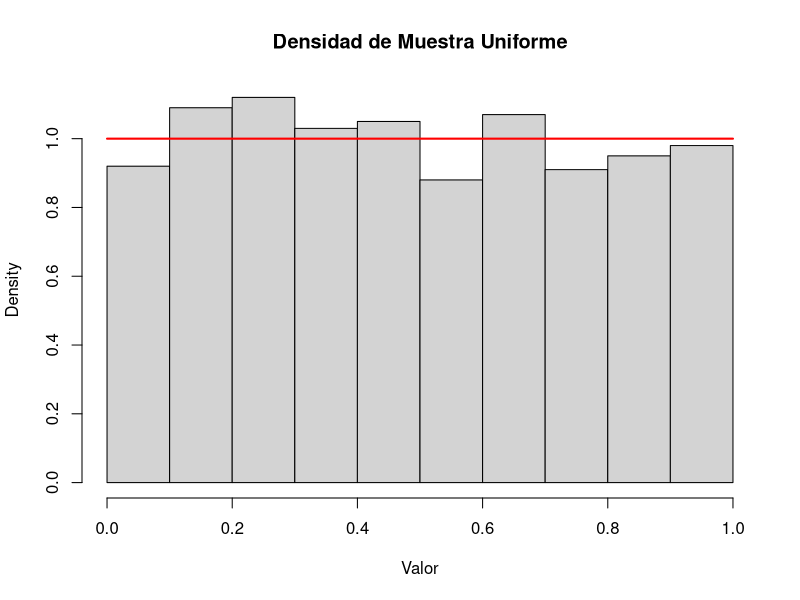
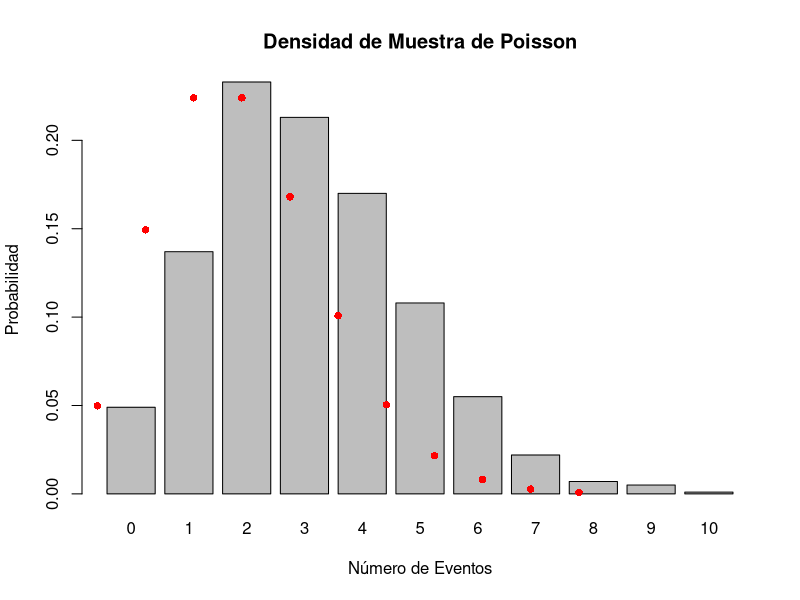
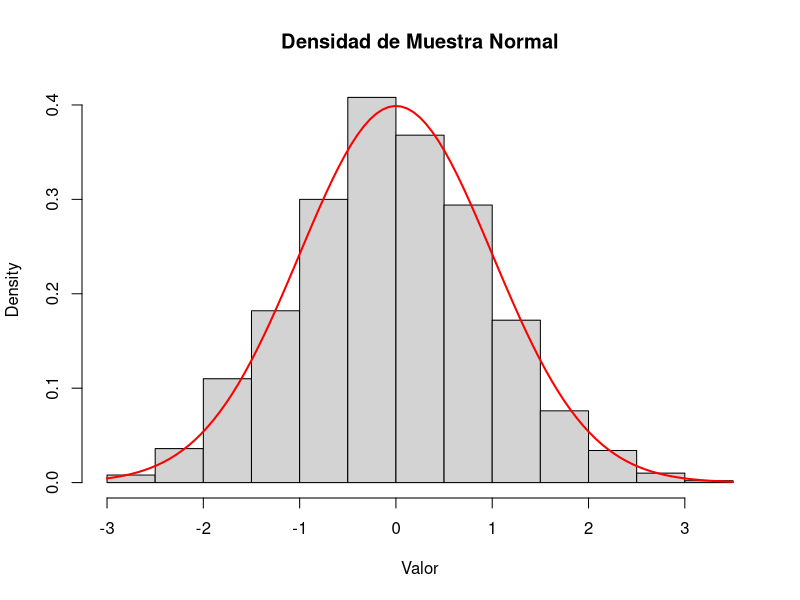
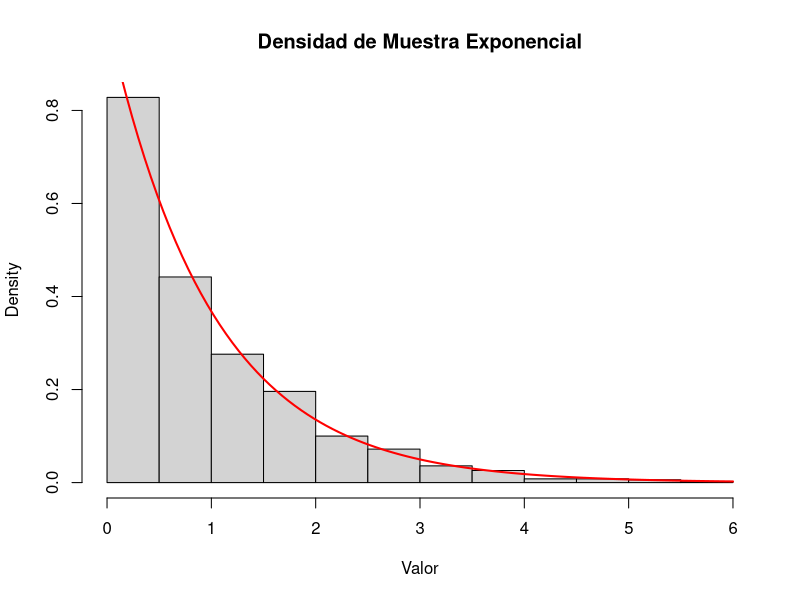
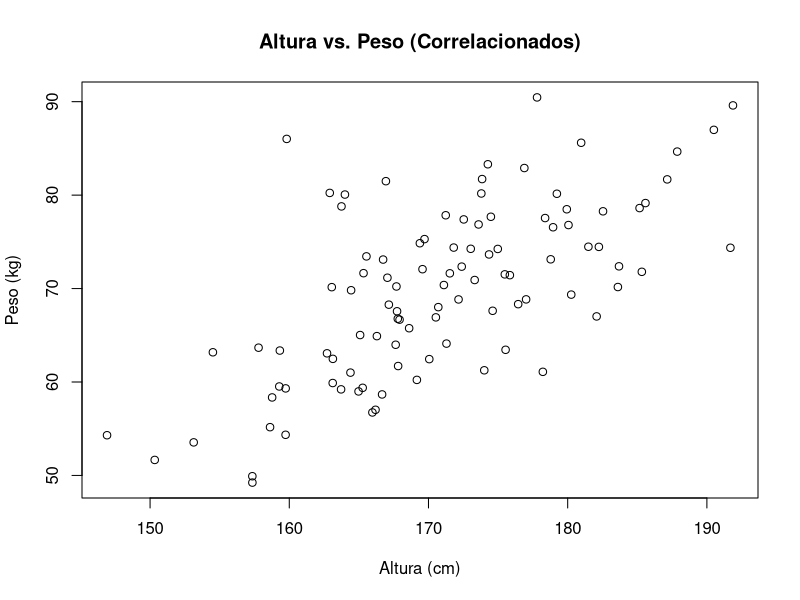
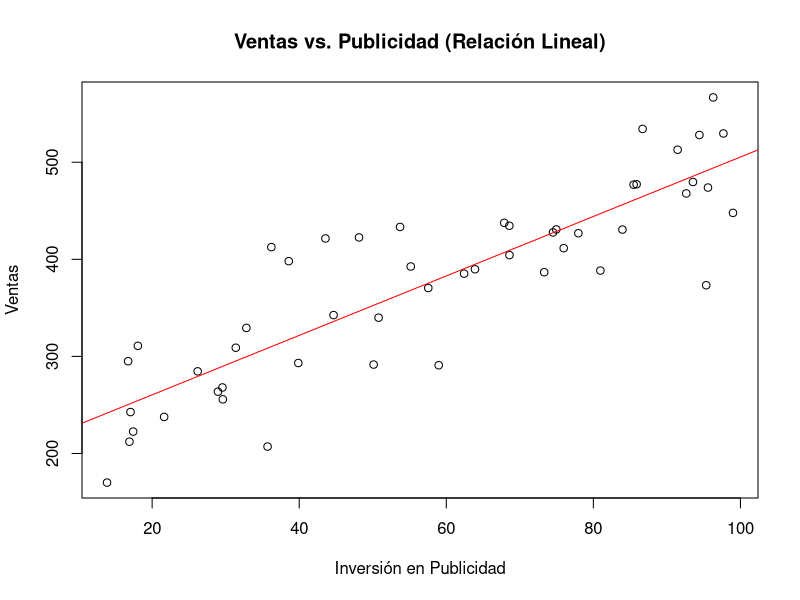
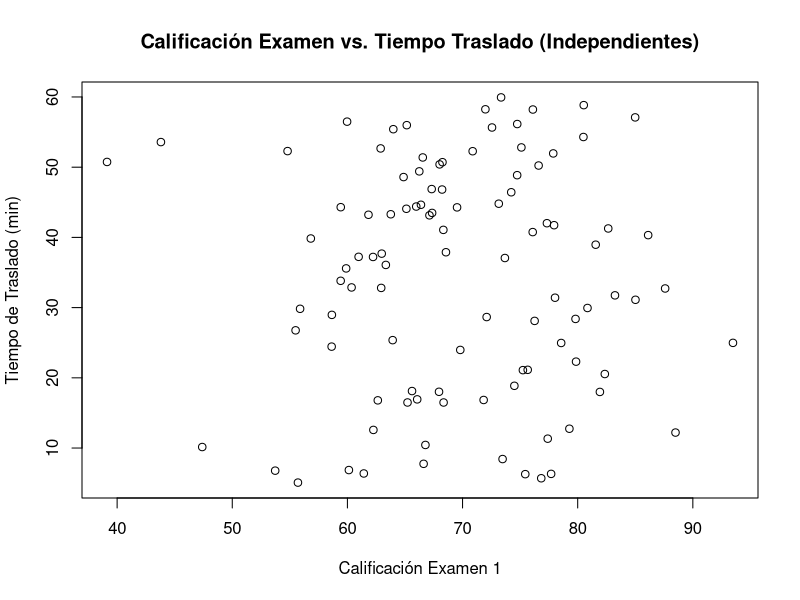
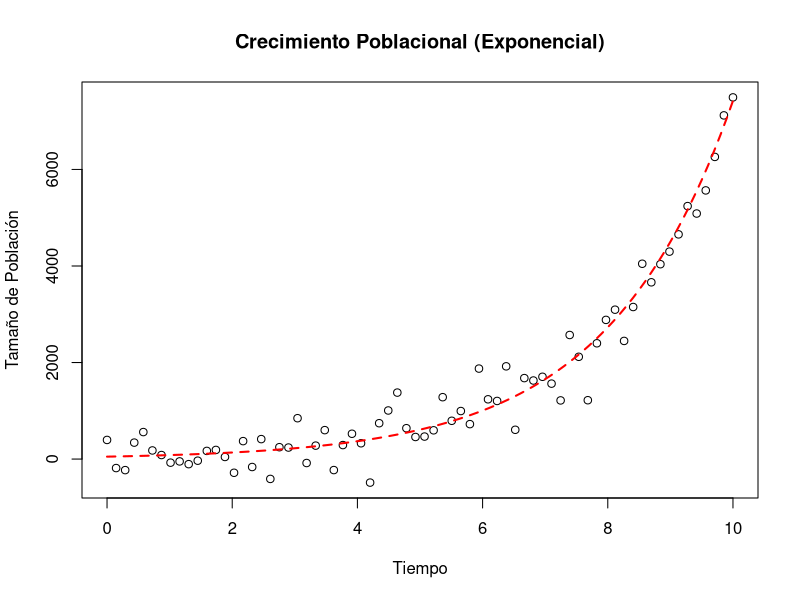

Here is the R script that generated these plots, in order: (Note: this script raises an error after producing the figures.)
## ---- chunk 1
# Generar 5 números uniformes entre 0 y 1
runif(5)

# Generar 10 números uniformes entre 10 y 20
runif(10, min = 10, max = 20)

# Visualizar la densidad de una muestra uniforme
hist(runif(1000, min = 0, max = 1), freq = FALSE,
     main = "Densidad de Muestra Uniforme", xlab = "Valor")
curve(dunif(x, min = 0, max = 1), add = TRUE, col = "red", lwd = 2)

## ---- chunk 2
# Simular el número de llamadas recibidas en una hora, si el promedio es 5 llamadas/hora
rpois(n = 1, lambda = 5)

# Simular el número de defectos por metro de tela, si el promedio es 0.2 defectos/metro
rpois(n = 10, lambda = 0.2)

# Visualizar la densidad de una muestra de Poisson
sim_poisson <- rpois(n = 1000, lambda = 3)
barplot(table(sim_poisson) / length(sim_poisson),
        main = "Densidad de Muestra de Poisson", xlab = "Número de Eventos", ylab = "Probabilidad")
points(x = 0:max(sim_poisson), y = dpois(0:max(sim_poisson), lambda = 3), col = "red", pch = 16)

## ---- chunk 3
# Simular la altura de 10 personas, con media 170 cm y desviación estándar 5 cm
rnorm(n = 10, mean = 170, sd = 5)

# Generar 1000 valores de una distribución normal estándar y visualizar su densidad
hist(rnorm(1000, mean = 0, sd = 1), freq = FALSE,
     main = "Densidad de Muestra Normal", xlab = "Valor")
curve(dnorm(x, mean = 0, sd = 1), add = TRUE, col = "red", lwd = 2)

## ---- chunk 4
# Simular el tiempo de espera hasta la siguiente llegada de un cliente, si la tasa es 0.5 llegadas/minuto
rexp(n = 1, rate = 0.5)

# Generar 20 tiempos de falla de un componente con una tasa de 0.1 fallas/hora
rexp(n = 20, rate = 0.1)

# Visualizar la densidad de una muestra exponencial
hist(rexp(1000, rate = 1), freq = FALSE,
     main = "Densidad de Muestra Exponencial", xlab = "Valor")
curve(dexp(x, rate = 1), add = TRUE, col = "red", lwd = 2)

## ---- chunk 5
# Sin set.seed(), cada ejecución dará números diferentes
rnorm(3)
rnorm(3)

# Con set.seed(), siempre obtendrás los mismos números
set.seed(42)
rnorm(3) # La primera ejecución con esta semilla
set.seed(42)
rnorm(3) # La segunda ejecución con la misma semilla da los mismos resultados
## ---- chunk 6
set.seed(123) # Para reproducibilidad
n <- 100     # Cantidad de puntos
rho <- 0.7   # Correlación deseada

# Generar variables normales independientes
z1 <- rnorm(n)
z2 <- rnorm(n)

# Transformar para crear correlación (ej. altura y peso)
altura <- 170 + 10 * z1
peso <- 70 + 10 * (rho * z1 + sqrt(1 - rho^2) * z2)

# Ver datos y correlación
datos_simulados <- data.frame(Altura = altura, Peso = peso)
print(head(datos_simulados))
print(cor(datos_simulados$Altura, datos_simulados$Peso))

# Visualizar la relación
plot(datos_simulados$Altura, datos_simulados$Peso,
     main = "Altura vs. Peso (Correlacionados)",
     xlab = "Altura (cm)", ylab = "Peso (kg)")

## ---- chunk 7
set.seed(456) # Para reproducibilidad
n <- 50      # Cantidad de puntos

# Variable independiente (ej. publicidad)
publicidad <- runif(n, min = 10, max = 100)

# Variable dependiente (ej. ventas = 200 + 3*publicidad + ruido)
ventas <- 200 + 3 * publicidad + rnorm(n, mean = 0, sd = 50)

# Ver datos
datos_simulados_reg <- data.frame(Publicidad = publicidad, Ventas = ventas)
print(head(datos_simulados_reg))

# Visualizar la relación
plot(datos_simulados_reg$Publicidad, datos_simulados_reg$Ventas,
     main = "Ventas vs. Publicidad (Relación Lineal)",
     xlab = "Inversión en Publicidad", ylab = "Ventas")
abline(lm(Ventas ~ Publicidad, data = datos_simulados_reg), col = "red")

## ---- chunk 8
set.seed(789) # Para reproducibilidad
n <- 100     # Cantidad de puntos

# Variable 1 (ej. examen 1)
examen_1 <- rnorm(n, mean = 70, sd = 10)

# Variable 2 (ej. tiempo de traslado)
tiempo_traslado <- runif(n, min = 5, max = 60)

# Ver datos y correlación (cercana a cero)
datos_independientes <- data.frame(Examen1 = examen_1, TiempoTraslado = tiempo_traslado)
print(head(datos_independientes))
print(cor(datos_independientes$Examen1, datos_independientes$TiempoTraslado))

# Visualizar la ausencia de relación
plot(datos_independientes$Examen1, datos_independientes$TiempoTraslado,
     main = "Calificación Examen vs. Tiempo Traslado (Independientes)",
     xlab = "Calificación Examen 1", ylab = "Tiempo de Traslado (min)")

## ---- chunk 9
set.seed(1011) # Para reproducibilidad
n <- 70      # Cantidad de puntos

# Variable independiente (ej. tiempo)
tiempo <- seq(0, 10, length.out = n)

# Variable dependiente: crecimiento exponencial con ruido
poblacion <- 50 * exp(0.5 * tiempo) + rnorm(n, mean = 0, sd = 400)

# Ver datos
datos_exponenciales <- data.frame(Tiempo = tiempo, Poblacion = poblacion)
print(head(datos_exponenciales))

# Visualizar la relación exponencial
plot(datos_exponenciales$Tiempo, datos_exponenciales$Poblacion,
     main = "Crecimiento Poblacional (Exponencial)",
     xlab = "Tiempo", ylab = "Tamaño de Población")
curve(50 * exp(0.5 * x), add = TRUE, col = "red", lwd = 2, lty = 2) # Curva teórica

## ---- chunk 10
set.seed(101) # Para reproducibilidad

# Definir los posibles estados del clima
estados <- c("Soleado", "Lluvioso")

# Matriz de probabilidades de transición
# P(Soleado -> Soleado) = 0.8, P(Soleado -> Lluvioso) = 0.2
# P(Lluvioso -> Soleado) = 0.3, P(Lluvioso -> Lluvioso) = 0.7
matriz_transicion <- matrix(c(0.8, 0.2,  # Desde "Soleado"
                              0.3, 0.7), # Desde "Lluvioso"
                            nrow = 2, byrow = TRUE,
                            dimnames = list(estados, estados))

n_dias <- 30 # Simular 30 días
estado_actual <- "Soleado" # Empezamos con un día soleado
secuencia_clima <- character(n_dias)
secuencia_clima[1] <- estado_actual

# Simular la cadena de Markov día a día
for (i in 2:n_dias) {
  # Obtener las probabilidades de transición desde el estado actual
  prob_siguientes <- matriz_transicion[estado_actual, ]
  
  # Muestrear el siguiente estado basado en esas probabilidades
  estado_actual <- sample(estados, size = 1, prob = prob_siguientes)
  secuencia_clima[i] <- estado_actual
}

print("Secuencia de Clima Simulada:")
print(secuencia_clima)

# Frecuencia de estados en la simulación
print("Frecuencia de estados:")
print(table(secuencia_clima))

## ---- chunk 11
set.seed(202) # Para reproducibilidad

# Definir las secciones de la tienda
secciones <- c("Entrada", "Ropa", "Comida", "Salida")

# Matriz de probabilidades de transición
# Ejemplo:
# De Entrada: 50% Ropa, 30% Comida, 20% Salida
# De Ropa: 10% Entrada, 40% Ropa, 30% Comida, 20% Salida
# De Comida: 0% Entrada, 20% Ropa, 50% Comida, 30% Salida
# De Salida: 100% Salida (estado absorbente)
matriz_tienda <- matrix(c(0.0, 0.5, 0.3, 0.2, # Desde Entrada
                          0.1, 0.4, 0.3, 0.2, # Desde Ropa
                          0.0, 0.2, 0.5, 0.3, # Desde Comida
                          0.0, 0.0, 0.0, 1.0), # Desde Salida
                        nrow = 4, byrow = TRUE,
                        dimnames = list(secciones, secciones))

n_pasos_max <- 15 # Simular hasta 15 movimientos
trayectoria_cliente <- character(n_pasos_max)
estado_actual <- "Entrada" # El cliente siempre empieza en la Entrada
trayectoria_cliente[1] <- estado_actual

# Simular la trayectoria
for (i in 2:n_pasos_max) {
  if (estado_actual == "Salida") { # Si ya salió, se queda en "Salida"
    trayectoria_cliente[i] <- "Salida"
    next
  }
  
  prob_siguientes <- matriz_tienda[estado_actual, ]
  estado_actual <- sample(secciones, size = 1, prob = prob_siguientes)
  trayectoria_cliente[i] <- estado_actual
}

print("Trayectoria del Cliente Simulada:")
print(trayectoria_cliente)

# Contar cuántas veces estuvo en cada sección
print("Visitas por sección:")
print(table(trayectoria_cliente))

## ---- chunk 12
# función de densidad bimodal
f_x <- function(x) {
  0.4 * dnorm(x, mean = 2, sd = 0.5) + 0.6 * dnorm(x, mean = 5, sd = 1)
}

#  la curva de densidad
curve(f_x(x), from = -1, to = 8,
      main = "Densidad Bimodal",
      xlab = "x", ylab = "f(x)",
      col = "blue", lwd = 2)

## ---- chunk 13
set.seed(1233) # Para reproducibilidad

# 1. Densidad objetivo (la que queremos muestrear: bimodal)
target_density <- function(x) {
  0.4 * dnorm(x, mean = 2, sd = 0.5) + 0.6 * dnorm(x, mean = 5, sd = 1)
}

# 2. Densidad propuesta (una normal simple que la "envuelve")
proposal_density <- function(x) {
  dnorm(x, mean = 3.5, sd = 2)
}

# 3. Encontrar M (constante para escalar la propuesta)
x_range <- seq(-2, 8, length.out = 1000)
M <- max(target_density(x_range) / proposal_density(x_range))
cat("Valor de M:", M, "\n") # M debe ser > 1

# 4. Generar muestras por Aceptación-Rechazo
n_muestras_deseadas <- 5000
muestras_aceptadas <- numeric(n_muestras_deseadas)
conteo_aceptadas <- 0
conteo_propuestas <- 0

while (conteo_aceptadas < n_muestras_deseadas) {
  propuesta_x <- rnorm(1, mean = 3.5, sd = 2) # Generar de la propuesta
  u <- runif(1) # Valor para decisión

  # Aceptar si la propuesta está "debajo" de la densidad objetivo ajustada
  if (proposal_density(propuesta_x) > 0 && u < (target_density(propuesta_x) / (M * proposal_density(propuesta_x)))) {
    conteo_aceptadas <- conteo_aceptadas + 1
    muestras_aceptadas[conteo_aceptadas] <- propuesta_x
  }
  conteo_propuestas <- conteo_propuestas + 1 # Contar todas las propuestas
}

cat("Propuestas generadas:", conteo_propuestas, "\n")
cat("Eficiencia:", n_muestras_deseadas / conteo_propuestas, "\n")

# 5. Visualizar resultados
hist(muestras_aceptadas, breaks = 50, freq = FALSE,
     main = "Muestras Bimodales por Aceptación-Rechazo",
     xlab = "Valor de X", ylab = "Densidad", col = "lightblue",
     ylim = c(0,0.43))

# Añadir curvas para comparación
curve(target_density(x), add = TRUE, col = "red", lwd = 2) # Objetivo
curve(M * proposal_density(x), add = TRUE, col = "darkgreen", lty = 2, lwd = 2) # Propuesta escalada

legend("topright", legend = c("Densidad Objetivo", "Densidad Estimada"),
       col = c("red", "darkgreen"), lty = c(1, 2), lwd = 2)

## ---- chunk 14
# Cargar paquete
library(boot)

# 1. Muestra original de ejemplo
set.seed(123)
original_sample <- rnorm(n = 30, mean = 50, sd = 10) # 30 tiempos de respuesta

# Media de la muestra original
observada_media <- mean(original_sample)


# 2. Función del estadístico (la media)
calcular_media <- function(data, indices) {
  return(mean(data[indices]))
}

# 3. Realizar Bootstrapping (10,000 réplicas)
set.seed(456)
boot_results <- boot(data = original_sample, statistic = calcular_media, R = 10000)

# 4. Estudiar la Distribución del Promedio e Inferencias
# Visualizar distribución de medias bootstrap
hist(boot_results$t, breaks = 50, main = "Distribución de Medias Bootstrap",
     xlab = "Medias Bootstrap", col = "lightgreen", border = "white")
abline(v = observada_media, col = "red", lty = 2, lwd = 2) # Media original

## ---- chunk 15

# Estimar Error Estándar de la Media
estimated_se <- sd(boot_results$t)
cat("Error Estándar (Bootstrapping):", estimated_se, "\n")

# Calcular Intervalos de Confianza (percentil y BCa)
boot_ci_perc <- boot.ci(boot_results, type = "perc")
boot_ci_bca <- boot.ci(boot_results, type = "bca")

cat("\nIC 95% (Percentil):\n")
print(boot_ci_perc)
cat("\nIC 95% (BCa):\n")
print(boot_ci_bca)

## ---- chunk 16
# Cargar paquetes
suppressPackageStartupMessages({library(pROC) ; library(boot)})

# Datos de ejemplo 'aSAH' (predicción de enfermedad)
data(aSAH)

# Ajustar modelo logístico simple
modelo_logistico <- glm(outcome ~ s100b, data = aSAH, family = binomial)
aSAH$prob_predicha <- predict(modelo_logistico, type = "response")

# Función para calcular AUC (para bootstrapping)
calcular_auc <- function(data, indices) {
  d <- data[indices, ]
  if (length(unique(d$outcome)) < 2) return(NA) # Evitar errores si falta una clase
  roc_obj <- roc(response = d$outcome, predictor = d$prob_predicha, quiet = TRUE)
  return(auc(roc_obj))
}

# Realizar bootstrapping (2000 remuestreos)
set.seed(123) 
boot_results <- boot(data = aSAH, statistic = calcular_auc, R = 2000)
# Considerando lamisma predicción
# Mostrar resultados e intervalo de confianza BCa
print(boot_results)
boot_ci <- boot.ci(boot_results, type = "bca")
print(boot_ci)
## ---- chunk 17
# Cargar paquetes
suppressPackageStartupMessages({library(glmnet) ; library(caret) })

# Datos de ejemplo 'diabetes' (predicción de enfermedad)
data(diabetes, package = "lars")
X <- as.matrix(diabetes$x)
Y <- diabetes$y

# Configuración para validación cruzada (10-fold CV)
ctrl <- trainControl(method = "cv", number = 10)

# Entrenar modelo Lasso con CV para encontrar el mejor lambda
set.seed(456) # Para reproducibilidad
lasso_model_cv <- train(x = X, y = Y,
                        method = "glmnet",
                        trControl = ctrl,
                        tuneGrid = expand.grid(alpha = 1, # Lasso
                                               lambda = seq(0.01, 1, length = 100)))

# Mostrar resultados y mejor lambda/RMSE
print(lasso_model_cv)

## ---- chunk 18
cat("\nMejor lambda por CV:", lasso_model_cv$bestTune$lambda, "\n")
## ---- chunk 19
# Parámetros de simulación
n_sims <- 5000
tamano_muestra <- 100 
alfa <- 0.05         

# Parámetros de la distribución log-normal (H0: media = 100)
sdlog_val <- 0.8
meanlog_val <- log(100) - (sdlog_val^2 / 2)

# Simulación Monte Carlo
p_valores <- numeric(n_sims)
set.seed(789) 

for (i in 1:n_sims) {
  # Generar datos log-normales bajo H0
  datos_simulados <- rlnorm(n = tamano_muestra, meanlog = meanlog_val, sdlog = sdlog_val)
  
  # Realizar prueba t y guardar p-valor
  t_test_result <- t.test(datos_simulados, mu = 100)
  p_valores[i] <- t_test_result$p.value
}

# Calcular Tasa de Error Tipo I empírica
tasa_error_tipo_I <- sum(p_valores < alfa) / n_sims

cat("\nAlfa nominal:", alfa, "\n")
cat("Tasa de Error Tipo I empírica:", tasa_error_tipo_I, "\n", "Tamaño muestra,", tamano_muestra)
## ---- chunk 20
# Cargar paquete
suppressPackageStartupMessages(library(mice))

# Usar datos de ejemplo 'nhanes' con NA
data(nhanes)
# View(nhanes)

## ---- chunk 21
md.pattern(nhanes) # Patrón de faltantes
## ---- chunk 22
# Realizar imputación múltiple (5 datasets)
set.seed(42) 
imputed_data <- mice(nhanes, m = 5, method = "pmm", printFlag = FALSE)

imputed_dataset_1 <- complete(imputed_data, 1)
imputed_dataset_5 <- complete(imputed_data, 5)

#View(imputed_dataset_1)
#View(imputed_dataset_5)


## ---- chunk 23
# Ajustar modelo lineal en cada dataset imputado
model_fits <- with(imputed_data, lm(chl ~ bmi + hyp))

# Combinar los resultados de los 5  modelos
modelo_lineal_combinados <- pool(model_fits)

# Mostrar resumen combinado
print(summary(modelo_lineal_combinados))

## ---- chunk 24
# Codi
library(dplyr)

nhanes_recodificado <- nhanes %>%
                       mutate(hyp = if_else(hyp == 1, 1, 0))


# Ajustar modelo lineal en cada dataset imputado
moderl_fits <- with(nhanes_recodificado, glm(hyp ~ bmi + chl + age, family = "binomial"))

# Combinar los resultados de los 5  modelos
modelo_logistico_combinados <- pool(model_fits)

# Mostrar resumen combinado
print(summary(modelo_logistico_combinados))
## ---- chunk 25
# Parámetros
true_lambda <- 0.5 # Tasa real
sample_sizes <- c(10, 50, 100, 500, 1000, 5000) # Tamaños de muestra
n_runs_per_size <- 500 # Repeticiones

estimates_list <- vector("list", length(sample_sizes))
set.seed(123) # Para reproducibilidad

# Simular y estimar
for (s_idx in seq_along(sample_sizes)) {
  n <- sample_sizes[s_idx]
  current_estimates <- numeric(n_runs_per_size)
  for (i in 1:n_runs_per_size) {
    data_exp <- rexp(n, rate = true_lambda)
    current_estimates[i] <- 1 / mean(data_exp) # MLE lambda
  }
  estimates_list[[s_idx]] <- current_estimates
}

# Visualizar convergencia
par(mfrow = c(2, 3))
for (s_idx in seq_along(sample_sizes)) {
  n <- sample_sizes[s_idx]
  hist(estimates_list[[s_idx]], breaks = 30, freq = FALSE,
       main = paste("n =", n), xlab = "Estimación de Tasa", xlim = c(0, 2 * true_lambda))
  abline(v = true_lambda, col = "red", lty = 2, lwd = 2) # Tasa verdadera
}
par(mfrow = c(1, 1))

# Medias de las estimaciones
cat("Medias de estimaciones por tamaño de muestra:\n")
print(sapply(estimates_list, mean))
cat("Tasa verdadera:", true_lambda, "\n")
## ---- chunk 26
tamano_n <- seq(10,1000, 10)
estimativa_n <- rep(0, length(tamano_n))

for (i in 1:length(tamano_n)) {
  data_exp <- rexp(tamano_n[i], rate = true_lambda)
  estimativa_n[i] <- 1/mean(data_exp)
}

plot(tamano_n , estimativa_n, type="l",
     xlab="n", ylab="Estimativa")
abline(h=true_lambda, col="red", lwd=2)

## ---- chunk 27
# Parámetros
true_mu <- 10 # Media verdadera
true_sigma <- 5 # Desviación estándar verdadera
sample_size <- 20 # Tamaño de muestra
confidence_level <- 0.95 # Nivel de confianza
n_sims <- 10000 # Simulaciones

contains_true_mu <- logical(n_sims)
set.seed(456) # Para reproducibilidad

# Simular y calcular ICs
for (i in 1:n_sims) {
  sample_data <- rnorm(n = sample_size, mean = true_mu, sd = true_sigma)
  t_test_result <- t.test(sample_data, conf.level = confidence_level)
  
  # Verificar si IC contiene la media verdadera
  contains_true_mu[i] <- (true_mu >= t_test_result$conf.int[1] && true_mu <= t_test_result$conf.int[2])
}

# Tasa de cobertura empírica
coverage_rate <- sum(contains_true_mu) / n_sims

cat("Nivel de confianza nominal:", confidence_level, "\n")
cat("Tasa de cobertura empírica:", coverage_rate, "\n")
## ---- chunk 28
library(ggplot2)
library(dplyr)

# Parámetros
true_mu <- 10            # Media verdadera de la población
true_sigma <- 5          # Desviación estándar verdadera de la población
sample_size <- 20        # Tamaño de muestra por simulación
confidence_level <- 0.95 # Nivel de confianza deseado para los intervalos
n_sims_plot <- 50        # Reducido para el gráfico 

# Almacenar los límites de los ICs y si contienen la media verdadera
plot_data <- data.frame(
  sim_id = 1:n_sims_plot,
  lower_ci = numeric(n_sims_plot),
  upper_ci = numeric(n_sims_plot),
  contains_mu = logical(n_sims_plot)
)

set.seed(789) # Para reproducibilidad del gráfico

for (i in 1:n_sims_plot) {
  sample_data <- rnorm(n = sample_size, mean = true_mu, sd = true_sigma)
  t_test_result <- t.test(sample_data, conf.level = confidence_level)

  plot_data$lower_ci[i] <- t_test_result$conf.int[1]
  plot_data$upper_ci[i] <- t_test_result$conf.int[2]
  plot_data$contains_mu[i] <- (true_mu >= t_test_result$conf.int[1] && true_mu <= t_test_result$conf.int[2])
}

# --- Creación del gráfico de ICs
ggplot(plot_data, aes(x = sim_id, y = (lower_ci + upper_ci) / 2)) +
  geom_errorbar(aes(ymin = lower_ci, ymax = upper_ci, color = contains_mu), width = 0.2, linewidth = 0.8) +
  geom_point(aes(color = contains_mu), size = 1.5) +
  geom_hline(yintercept = true_mu, linetype = "dashed", color = "black", linewidth = 1) +
  labs(
    title = paste0("Intervalos de Confianza del ", confidence_level * 100, "% para la Media"),
    subtitle = paste0("Línea punteada negra: Media Verdadera (", true_mu, ")"),
    x = "Simulación Individual",
    y = "Valor de la Media μ"
  ) +
  scale_color_manual(values = c("TRUE" = "darkgreen", "FALSE" = "red"),
                     labels = c("TRUE" = "Contiene μ", "FALSE" = "No contiene μ")) + theme_minimal() + coord_flip()

## ---- chunk 29
# Parámetros
n_obs <- 50 # Casas
n_sims <- 1000 # Simulaciones
beta0_true <- 5 # Intercepto real
beta1_true <- 2 # Coef. real X1
beta2_true <- -1 # Coef. real X2
sigma_error <- 1 # Ruido

correlation <- 0.9 # Colinealidad

beta1_estimates <- numeric(n_sims)
beta2_estimates <- numeric(n_sims)
set.seed(789) # Para reproducibilidad

# Simular y ajustar modelos
for (i in 1:n_sims) {
  X1 <- rnorm(n_obs)
  Z <- rnorm(n_obs)
  X2 <- correlation*X1 + sqrt(1 - correlation^2)*Z # X2 correlacionado
  
  Y <- beta0_true + beta1_true * X1 + beta2_true * X2 + rnorm(n_obs, sd = sigma_error) # Precio
  model <- lm(Y ~ X1 + X2)
  
  beta1_estimates[i] <- coef(model)["X1"]
  beta2_estimates[i] <- coef(model)["X2"]
}

# Visualizar variabilidad
par(mfrow = c(1, 2))
hist(beta1_estimates, breaks = 30, main = "Estimaciones Beta1", xlab = "Coef. Tamaño de la casa", col = "lightblue")
abline(v = beta1_true, col = "red", lty = 2, lwd = 2)
legend("topright", legend = "Parámetro Verdadero", col = "red", lty = 2, lwd = 2, cex = 0.6)

hist(beta2_estimates, breaks = 30, main = "Estimaciones Beta2", xlab = "Coef. N de habitaciones", col = "lightgreen")
abline(v = beta2_true, col = "red", lty = 2, lwd = 2)
legend("topright", legend = "Parámetro Verdadero", col = "red", lty = 2, lwd = 2, cex = 0.6)
par(mfrow = c(1, 1))

cat("SD Beta1:", sd(beta1_estimates), "\n")
cat("SD Beta2:", sd(beta2_estimates), "\n")
## ---- chunk 30
# Parámetros base
n_points <- 20 # Parcelas
true_beta0 <- 5
true_beta1 <- 2
error_sd <- 1

# Generar datos "limpios"
set.seed(987) # Reproducibilidad
X <- runif(n_points, min = 0, max = 10) # Fertilizante
Y <- true_beta0 + true_beta1 * X + rnorm(n_points, sd = error_sd) # Rendimiento

# Crear outlier influyente (error de medición)
outlier_X <- 15
outlier_Y <- 0

# 1. Ajustar modelo sin outlier
data_clean <- data.frame(X, Y)
model_clean <- lm(Y ~ X, data = data_clean)

# 2. Ajustar modelo con outlier
X_outlier <- c(X, outlier_X)
Y_outlier <- c(Y, outlier_Y)
data_with_outlier <- data.frame(X = X_outlier, Y = Y_outlier)
model_with_outlier <- lm(Y ~ X, data = data_with_outlier)

# 3. Visualizar impacto
plot(X, Y, main = "Impacto de Outlier en Modelo Agrícola",
     xlab = "Fertilizante", ylab = "Rendimiento",
     col = "blue", pch = 16, xlim = c(0, 16), ylim = c(0, 40))
points(outlier_X, outlier_Y, col = "red", pch = 17, cex = 2) # Outlier
text(outlier_X, outlier_Y + 2, "Outlier", col = "red", pos = 3)

abline(model_clean, col = "blue", lty = 2, lwd = 2) # Línea sin outlier
abline(model_with_outlier, col = "red", lty = 1, lwd = 2) # Línea con outlier

legend("topleft", legend = c("Datos originales", "Outlier", "Modelo sin Outlier", "Modelo con Outlier"),
       col = c("blue", "red", "blue", "red"),
       pch = c(16, 17, NA, NA), lty = c(NA, NA, 2, 1), lwd = 2)

cat("Coeficientes SIN outlier:\n")
print(coef(model_clean))
cat("\nCoeficientes CON outlier:\n")
print(coef(model_with_outlier))
